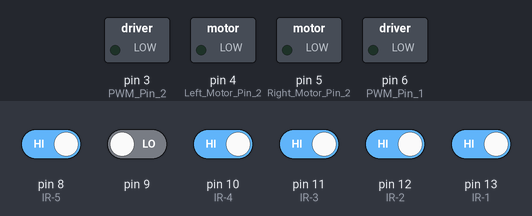
Simulated run of this sketch. Board: Arduino Uno, built with avr-gcc and run on an emulated ATmega328P. On the bench: switched loads named in the sketch (green lamp = pin HIGH). The test bench sets the inputs (shaded band); at power-on: pin 8 (IR-5), pin 10 (IR-4), pin 11 (IR-3), pin 12 (IR-2), pin 13 (IR-1) HIGH, pin 9 LOW.

Above: at 0.1 s.
At 1.2 s:
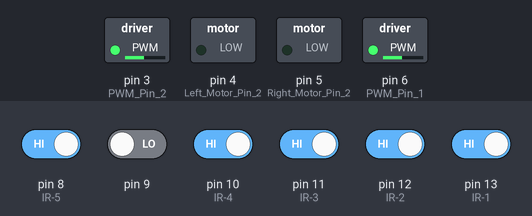
Timing chart, 0 to 0.3 s (numbered marks = the images above; inputs shaded):
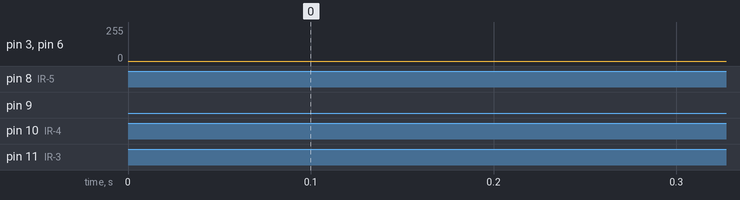

The sketch:

line_follow.ino
```cpp
float Kp=4,Ki=0.001,Kd=2.8;
float error=0, P=0, I=0, D=0, PID_value=0;
float previous_error=0, previous_I=0;
int sensor[6],sum=0;
int max_speed=120;
int initial_motor_speed=100;
int i=0;
void read_sensor_values(void);
void calculate_pid(void);
void motor_control(void);

void setup()
{
 //pinMode(6,OUTPUT); //PWM Pin 1
 //pinMode(3,OUTPUT); //PWM Pin 2
 pinMode(3,OUTPUT); //Left Motor Pin 1
 pinMode(4,OUTPUT); //Left Motor Pin 2
 pinMode(6,OUTPUT); //Right Motor Pin 1
 pinMode(5,OUTPUT);  //Right Motor Pin 2
 pinMode(13,INPUT);//IR-1
 pinMode(12,INPUT);//IR-2
 pinMode(11,INPUT);//IR-3
 pinMode(10,INPUT);//IR-4
 pinMode(9,INPUT);
 pinMode(8,INPUT);//IR-5
 //Serial.begin(9600); //Enable Serial Communications
}

void loop()
{
    read_sensor_values();
    calculate_pid();
    motor_control();
}

void read_sensor_values()
{ for(i=0;i<=5;i++)
  {
    sensor[i]=digitalRead(13-i);
   // Serial.println(sensor[i]);
  }
  sum=sensor[0]+sensor[1]+sensor[2]+sensor[3]+sensor[4]+sensor[5];
//Serial.println(sensor[2]);
  if(sum==1&&(sensor[5]==1))
  {error=5;
  //Serial.print("error 5");}
  }
 else if((sensor[4]==1)&&(sensor[5]==1)&&sum==2)
  {error=4;
  //Serial.print("error 4");}
  }
 else if((sensor[4]==1)&&sum==1)
  {error=3;
  //Serial.print("error 3");}
  }
  else if((sensor[3]==1)&&(sensor[4]==1)&&sum==2)
  {error=2;
  //Serial.print("error 2");}

  }
  else if((sensor[3]==1)&&sum==1)
  {error=1;
  //Serial.print("error 1");}
  }
  else if((sensor[2]==1)&&(sensor[3]==1)&&sum==2)
  {error=0;
  //Serial.println("froward");
  //Serial.print("error 0");}
  }
  else if((sensor[2]==1)&&sum==1)
  {error=-1;
  //Serial.print("error -1");}
  }
  else if((sensor[1]==1)&&(sensor[2]==1)&&sum==2)
  {error=-2;
  }
  else if((sensor[1]==1)&&sum==1)
  {error=-3;
  //Serial.print("error -3");
  }
  else if((sensor[0]==1)&&(sensor[1]==1)&&sum==2)
  {error=-4;
  //Serial.print("error -4");
  }

   else if((sensor[0]==1)&&(sensor[1]==sensor[2]==1)&&sum==3)
  {error=-6;

  //Serial.print("error -3");
  }
   else if((sensor[4]==sensor[5]==0)&&sum==4)
  {error=-6;

  //Serial.print("error -3");
  }
  else if((sensor[3]==1)&&(sensor[4]==sensor[5]==1)&&sum==3)
  {error=6;
  //Serial.print("error -3");
 }

   else if((sensor[0]==sensor[1]==0)&&sum==4)
  {error=6;
  //Serial.print("error -3");

  }
  else if((sensor[0]==1)&&sum==1)
  {error=-5;
  //Serial.print("error -5");
  }
  else if(sum==6)
  error=6;
}
void calculate_pid()
{
    P = error;
    I = I + previous_I;
    D = error-previous_error;

    PID_value = (Kp*P) + (Ki*I)  + (Kd*D);

    previous_I=I;
    previous_error=error;
}

void motor_control()
{

    // Calculating the effective motor speed:
    int left_motor_speed = initial_motor_speed-PID_value;
    int right_motor_speed = initial_motor_speed+PID_value;
 //   Serial.println(left_motor_speed);

    // The motor speed should not exceed the max PWM value
    constrain(left_motor_speed,0,255);
    constrain(right_motor_speed,0,255);

    analogWrite(6,left_motor_speed);   //Left Motor Speed
    analogWrite(3,right_motor_speed);  //Right Motor Speed
    //Serial.println("motor 1 on");
    if(error==0)
    {//Serial.println("forward");
      analogWrite(3,max_speed);
    analogWrite(4,0);
    analogWrite(6,max_speed);
    analogWrite(5,0);
      }
   if(sum==0)
  {//Serial.println("all white");
    if(previous_error<=0)
  {analogWrite(3,max_speed);
    analogWrite(4,0);
    analogWrite(6,0);
    analogWrite(5,0);
    }
    else if(previous_error>0)
    {analogWrite(3,0);
    analogWrite(4,0);
    analogWrite(6,max_speed);
    analogWrite(5,0);
          }
}
}
```
